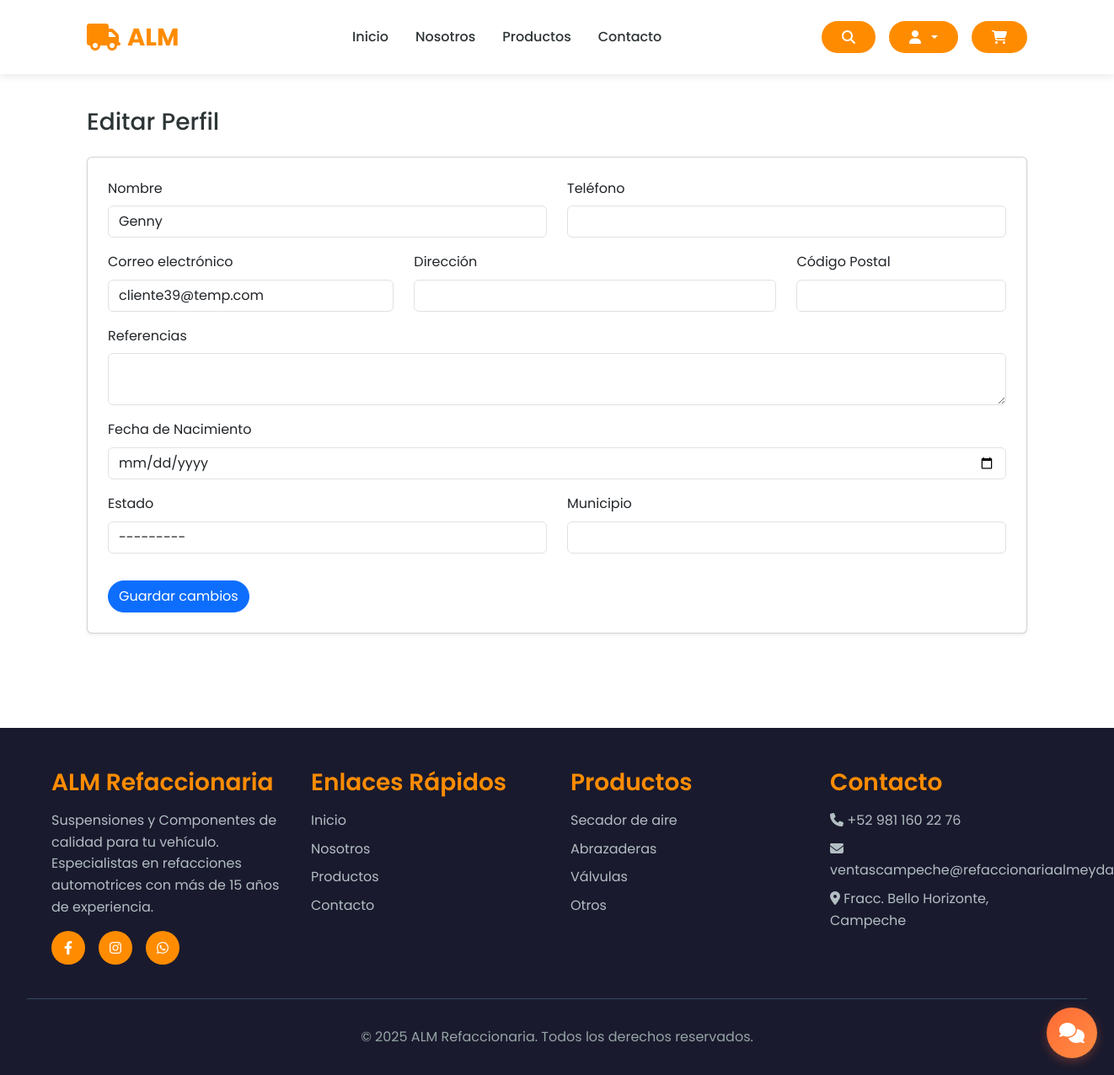
Page /editar-perfil/ (signed in) on the committed database.
### store/models.py (models this page shows, shortened)
class Customer(models.Model):
    user = models.OneToOneField(User, null=True, blank=True, on_delete=models.CASCADE)
    name = models.CharField(max_length=200, null=True, blank=True)
    email = models.EmailField(max_length=200)
    phone_number = models.CharField(max_length=20, blank=True, null=True)
    address = models.CharField(max_length=250, blank=True, null=True)
    referencias = models.CharField(max_length=250, blank=True, null=True)
    date_of_birth = models.DateField(null=True, blank=True)
    zip_code = models.CharField(max_length=10, null=True, blank=True)
    state = models.CharField(
        max_length=3,
        choices=MEXICAN_STATES,
        blank=True,
        null=True
    )
    municipality = models.CharField(max_length=100, blank=True, null=True)

### store/views.py (the view)
# urls.py: path('editar-perfil/', views.edit_profile, name='edit_profile'),
@login_required
def edit_profile(request):
    user = request.user
    try:
        customer = user.customer
    except Customer.DoesNotExist:
        customer = Customer(user=user)
    if request.method == 'POST':
        form = CustomerForm(request.POST, instance=customer)
        if form.is_valid():
            form.save()
            return redirect('profile')  # Asegúrate de que 'profile' es el nombre de tu URL de perfil
    else:
        form = CustomerForm(instance=customer)
    return render(request, 'store/edit_profile.html', {'form': form})

### store/forms.py
class CustomerForm(forms.ModelForm):
    class Meta:
        model = Customer
        fields = ['name', 'phone_number', 'email', 'address', 'referencias', 'date_of_birth', 'zip_code', 'state', 'municipality']
        widgets = {
            'name': forms.TextInput(attrs={'class': 'form-control'}),
            'phone_number': forms.TextInput(attrs={'class': 'form-control'}),
            'email': forms.EmailInput(attrs={'class': 'form-control'}),
            'address': forms.TextInput(attrs={'class': 'form-control'}),
            'referencias': forms.Textarea(attrs={'class': 'form-control', 'rows': 2}),
            'date_of_birth': forms.DateInput(attrs={'type': 'date', 'class': 'form-control'}),
            'zip_code': forms.TextInput(attrs={'class': 'form-control'}),
            'state': forms.Select(attrs={'class': 'form-control'}),  # Añadido el widget para 'state'
            'municipality': forms.TextInput(attrs={'class': 'form-control'}),  # Añadido el widget para 'municipality'
        }

### store/templates/store/edit_profile.html (shortened to what this page needs)
{% extends 'store/main.html' %}
{% load static %}
{% block content %}
<div class="container py-5">
    <h3 class="mb-4">Editar Perfil</h3>
    <div class="card shadow-sm p-4">
        <form method="POST">
            <div class="row mb-3">
                <div class="col-md-6">
                    <label for="{{ form.name.id_for_label }}" class="form-label">Nombre</label>
                    {{ form.name }}
                </div>
                <div class="col-md-6">
                    <label for="{{ form.phone_number.id_for_label }}" class="form-label">Teléfono</label>
                    {{ form.phone_number }}
                </div>
            </div>
            <div class="row mb-3">
                <div class="col-md-4">
                    <label for="{{ form.email.id_for_label }}" class="form-label">Correo electrónico</label>
                    {{ form.email }}
                </div>
                <div class="col-md-5">
                    <label for="{{ form.address.id_for_label }}" class="form-label">Dirección</label>
                    {{ form.address }}
                </div>
                <div class="col-md-3">
                    <label for="{{ form.zip_code.id_for_label }}" class="form-label">Código Postal</label>
                    {{ form.zip_code }}
                </div>
            </div>
            <div class="mb-3">
                <label for="{{ form.referencias.id_for_label }}" class="form-label">Referencias</label>
                {{ form.referencias }}
            </div>
            <div class="mb-3">
                <label for="{{ form.date_of_birth.id_for_label }}" class="form-label">Fecha de Nacimiento</label>
                {{ form.date_of_birth }}
            </div>
            <div class="row mb-3">
                <div class="col-md-6">
                    <label for="{{ form.state.id_for_label }}" class="form-label">Estado</label>
                    {{ form.state }}
                </div>
                <div class="col-md-6">
                    <label for="{{ form.municipality.id_for_label }}" class="form-label">Municipio</label>
                    {{ form.municipality }}
                </div>
            </div>
            <button type="submit" class="btn btn-primary mt-3 rounded-pill">Guardar cambios</button>
        </form>
    </div>
</div>
{% endblock content %}

### store/templates/store/base.html (style rules this page uses)
* { margin: 0; padding: 0; box-sizing: border-box; }
:root { --primary-color: #FF8C00; --secondary-color: #1a1a2e; --accent-color: #FFA500; --text-dark: #2d3436; --text-light: #636e72; --white: #ffffff; --light-bg: #f8f9fa; }
body { font-family: 'Poppins', sans-serif; line-height: 1.6; color: var(--text-dark); background-color: var(--white); }
* { transition: background-color 0.3s ease, color 0.3s ease, border-color 0.3s ease; }

### rows in the picture
Customer: name "Genny", email "cliente39@temp.com", state "---------"
